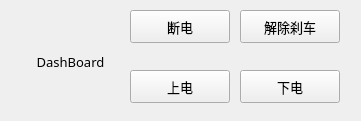
   <widget class="QWidget" name="widget_DashBoard" native="true">
    <property name="geometry">
     <rect>
      <x>20</x>
      <y>140</y>
      <width>361</width>
      <height>121</height>
     </rect>
    </property>
    <widget class="QPushButton" name="pBtn_Powerdown">
     <property name="geometry">
      <rect>
       <x>130</x>
       <y>10</y>
       <width>100</width>
       <height>33</height>
      </rect>
     </property>
     <property name="sizePolicy">
      <sizepolicy hsizetype="Preferred" vsizetype="Preferred">
       <horstretch>0</horstretch>
       <verstretch>0</verstretch>
      </sizepolicy>
     </property>
     <property name="font">
      <font>
       <family>PingFang SC</family>
       <pointsize>10</pointsize>
       <weight>50</weight>
       <italic>false</italic>
       <bold>false</bold>
       <stylestrategy>PreferAntialias</stylestrategy>
      </font>
     </property>
     <property name="text">
      <string>断电</string>
     </property>
    </widget>
    <widget class="QPushButton" name="pBtn_BreakRelease">
     <property name="geometry">
      <rect>
       <x>240</x>
       <y>10</y>
       <width>100</width>
       <height>33</height>
      </rect>
     </property>
     <property name="sizePolicy">
      <sizepolicy hsizetype="Preferred" vsizetype="Fixed">
       <horstretch>0</horstretch>
       <verstretch>0</verstretch>
      </sizepolicy>
     </property>
     <property name="font">
      <font>
       <family>PingFang SC</family>
       <pointsize>10</pointsize>
       <weight>50</weight>
       <italic>false</italic>
       <bold>false</bold>
       <stylestrategy>PreferAntialias</stylestrategy>
      </font>
     </property>
     <property name="text">
      <string>解除刹车</string>
     </property>
    </widget>
    <widget class="QPushButton" name="pBtn_Poweron">
     <property name="geometry">
      <rect>
       <x>130</x>
       <y>70</y>
       <width>100</width>
       <height>33</height>
      </rect>
     </property>
     <property name="sizePolicy">
      <sizepolicy hsizetype="Preferred" vsizetype="Preferred">
       <horstretch>0</horstretch>
       <verstretch>0</verstretch>
      </sizepolicy>
     </property>
     <property name="font">
      <font>
       <family>PingFang SC</family>
       <pointsize>10</pointsize>
       <weight>50</weight>
       <italic>false</italic>
       <bold>false</bold>
       <stylestrategy>PreferAntialias</stylestrategy>
      </font>
     </property>
     <property name="text">
      <string>上电</string>
     </property>
    </widget>
    <widget class="QPushButton" name="pBtn_Poweroff">
     <property name="geometry">
      <rect>
       <x>240</x>
       <y>70</y>
       <width>100</width>
       <height>33</height>
      </rect>
     </property>
     <property name="sizePolicy">
      <sizepolicy hsizetype="Preferred" vsizetype="Preferred">
       <horstretch>0</horstretch>
       <verstretch>0</verstretch>
      </sizepolicy>
     </property>
     <property name="font">
      <font>
       <family>PingFang SC</family>
       <pointsize>10</pointsize>
       <weight>50</weight>
       <italic>false</italic>
       <bold>false</bold>
       <stylestrategy>PreferAntialias</stylestrategy>
      </font>
     </property>
     <property name="text">
      <string>下电</string>
     </property>
    </widget>
    <widget class="QLabel" name="label_DashBoard">
     <property name="geometry">
      <rect>
       <x>20</x>
       <y>50</y>
       <width>101</width>
       <height>24</height>
      </rect>
     </property>
     <property name="font">
      <font>
       <family>PingFang SC</family>
       <pointsize>10</pointsize>
       <weight>50</weight>
       <italic>false</italic>
       <bold>false</bold>
       <stylestrategy>PreferAntialias</stylestrategy>
      </font>
     </property>
     <property name="lineWidth">
      <number>1</number>
     </property>
     <property name="text">
      <string>DashBoard</string>
     </property>
     <property name="alignment">
      <set>Qt::AlignCenter</set>
     </property>
    </widget>
   </widget>
